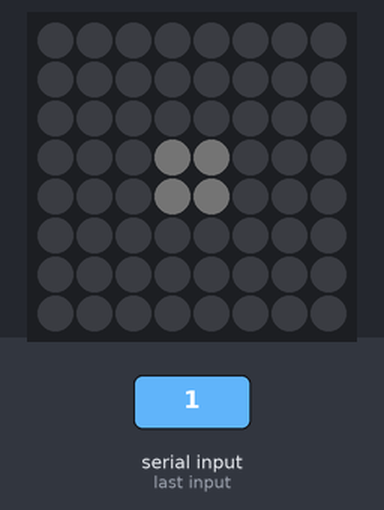
A sketch run on a simulated Arduino Uno, built with avr-gcc and run on an emulated ATmega328P. Shown: 8×8 RGB LED matrix (first LED top left, wired row by row). The test bench sets the inputs (shaded band). Dim RGB values are drawn brighter than linear; random numbers use the default seed unless the sketch sets one.

1.3 s: "1" received over Serial
Above: at 2.2 s.
Timing chart, 0 to 4.3 s (numbered marks = the images above; inputs shaded):
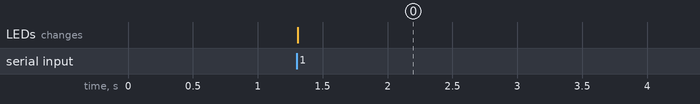

The sketch:

matrixtestWithSerial.ino
```cpp
// Adafruit_NeoMatrix example for single NeoPixel Shield.
// Scrolls 'Howdy' across the matrix in a portrait (vertical) orientation.

#include <Adafruit_GFX.h>
#include <Adafruit_NeoMatrix.h>
#include <Adafruit_NeoPixel.h>
#ifndef PSTR
 #define PSTR // Make Arduino Due happy
#endif

#define PIN 6
#define BREAK_CHAR 10
#define BUFFER_SIZE 16
#define UNUSED -1
#define LED_OUT 13
#define OK_MSG "OK"
#define BAUD_RATE 57600

void LightArea(int[],int, bool);

// SERIAL
int inByte = 0;                 // incoming serial byte
int ptr = 0;                    // array pointer
int frameBuffer[BUFFER_SIZE];   // buffer for characters

// STATES
bool isPurring = true;
bool isTalking = false;

// FORCE SENSOR (PETTING)
int pressurePin = A0;
int force;

// MATRIX
Adafruit_NeoMatrix matrix = Adafruit_NeoMatrix(8, 8, PIN,
  NEO_MATRIX_TOP     + NEO_MATRIX_RIGHT +
  NEO_MATRIX_COLUMNS + NEO_MATRIX_PROGRESSIVE,
  NEO_GRB            + NEO_KHZ800);

int x    = matrix.width();
int pass = 0;
const uint16_t colors[] = {
  matrix.Color(255, 0, 0), matrix.Color(0, 255, 0), matrix.Color(0, 0, 255) };


void setup() {
  Serial.begin(BAUD_RATE);
//  Serial.println("hello");
  matrix.begin();
  matrix.setTextWrap(false);
  matrix.setBrightness(3);
  matrix.setTextColor(colors[0]);
  initializeBuffer();
}

void loop() {
  if(isPurring){
    // TODO send a start signal to OF or there is no input to PurrLights()
    PurrLights();
  }
}


void PurrLights(){
   while (Serial.available() > 0) {
      inByte = Serial.read();
//      float radius = map(inByte,0,255,0,6);
      float radius = (float(inByte)/255.0)*6.0;
      LightAreaCircle(radius);
      // Maybe ack here tbd
   }
}

void LightAreaCircle(float input){
//  float radius = sin(millis()/10000.0) * 3 + 3;
  float radius = input;
   for(int i=0; i < 8; i++){
     for(int j=0; j < 8; j++){
        int pos = i * 8 + j;
        float iif = (float)i;
        float jf = (float)j;

        float dist = sqrt( ( iif-3.5)*( iif-3.5) + (jf-3.5)*(jf-3.5));
        if (dist < radius){

          float brigt = 255 - (dist / max(radius,.001)) * 255; // diff shades of grey -> white
          matrix.setPixelColor(pos, brigt,brigt,brigt);
        } else {
           matrix.setPixelColor(pos, 0,0,0);
        }
     }
   }
  matrix.show();
}

void LightAreaRandom(){
  for(int i=0; i < 64; i++){
      matrix.setPixelColor(i, random(255), random(255), random(255));
      matrix.show();
      delay(10);
   }
}


/*
 * Return the ascii representation of the bytes sent
 * TODO a better way to do this using char[] and not String?
 */
String calcChunk(){
  String tmp;
  for(int i=0; i<BUFFER_SIZE; i++){
    if(frameBuffer[i] != UNUSED){
      tmp+=char(frameBuffer[i]);
    }
  }
  return tmp;
}

void initializeBuffer(){
  for(int i=0; i< BUFFER_SIZE; i++){
    frameBuffer[i] = UNUSED;
  }
}

void resetBuffer(){
  initializeBuffer();
  ptr = 0;
}

//void Demand(String demand, int _delay){
//  matrix.fillScreen(0);
//  matrix.setCursor(x, 0);
//  matrix.print(F("PET ME."));
//  if(--x < -36) {
//    x = matrix.width();
//  }
//  matrix.show();
//  delay(_delay);
//}

//  delay(1); //doesn't seem necessary
//  Serial.write(OK_MSG);
//  force = analogRead(pressurePin);
//  Serial.println(force);

//  if(isTalking){
//    // TODO blip or bleep?
//    // OK this whole thing doesn't work, it freezes in "PET ME"
//    // if it goes to harder.
//    // i wonder a better way to do this? like -- a little separate screen?
//    // a better program setup? the matrix for color patterns only?
//    if(force < 50){
//      Serial.println("PET ME");
//      Demand("PET ME.", 100);
//    } else if(force > 50 && force < 100){
//      Serial.println("HARDER");
//      Demand("HARDER", 100);
//    }
//  }
```

Measured:
- after the input at 1.3 s, the LEDs: change at once (image 0)
